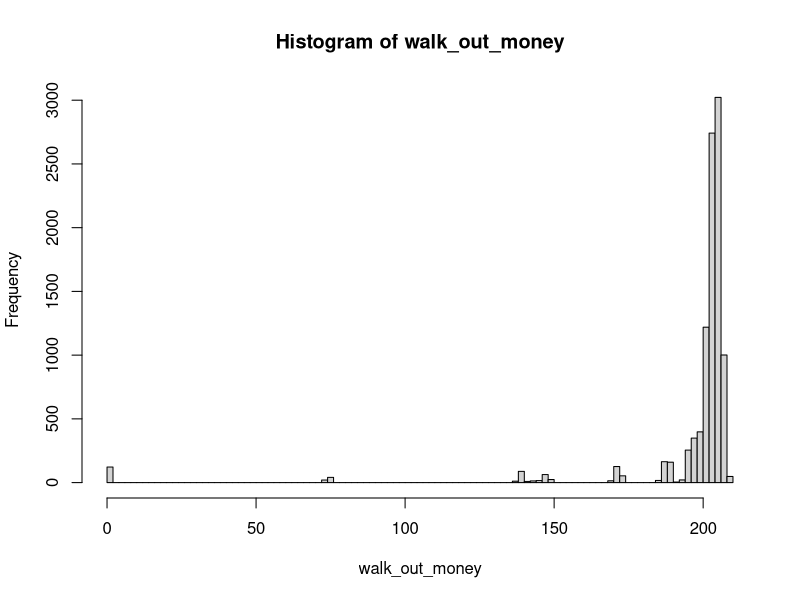

Generate this figure with R:
## ---- chunk 1
knitr::opts_chunk$set(echo=TRUE, warning=FALSE, message=FALSE)
## ---- chunk 2
#' A single play of the Martingale strategy
#'
#' Takes a state list, spins the roulette wheel, returns the state list with updated values (for example, budget, plays, etc)
#' @param state A list with the following entries: 
#'   B              number, the budget
#'   W              number, the budget threshold for successfully stopping
#'   L              number, the maximum number of plays 
#'   M              number, the casino wager limit
#'   plays          integer, the number of plays executed
#'   previous_wager number, the wager in the previous play (0 at first play)
#'   previous_win   TRUE/FALSE, indicator if the previous play was a win (TRUE at first play)
#' @return The updated state list
one_play <- function(state){
  
    # Wager
    proposed_wager <- ifelse(state$previous_win, 1, 2*state$previous_wager)
    wager <- min(proposed_wager, state$M, state$B)
    
    # Spin of the wheel
    red <- rbinom(1,1,18/38)
    
    # Update state
    state$plays <- state$plays + 1
    state$previous_wager <- wager
    if(red){
      # WIN
      state$B <- state$B + wager
      state$previous_win <- TRUE
    }else{
      # LOSE
      state$B <- state$B - wager
      state$previous_win <- FALSE
    }
  state
}


#' Stopping rule
#'
#' Takes the state list and determines if the gambler has to stop
#' @param state A list.  See one_play
#' @return TRUE/FALSE
stop_play <- function(state){
  if(state$B <= 0) return(TRUE)
  if(state$plays >= state$L) return(TRUE)
  if(state$B >= state$W) return(TRUE)
  FALSE
}


#' Play roulette to either bankruptcy, success, or play limits
#'
#' @param B number, the starting budget
#' @param W number, the budget threshold for successfully stoping
#' @param L number, the maximum number of plays 
#' @param M number, the casino wager limit
#' @return A vector of budget values calculated after each play.
one_series <- function(
    B = 200
  , W = 300
  , L = 1000
  , M = 100
){

  # initial state
  state <- list(
    B = B
  , W = W
  , L = L
  , M = M
  , plays = 0
  , previous_wager = 0
  , previous_win = TRUE
  )
  
  # vector to store budget over series of plays
  budget <- rep(NA, L)
  
  # For loop of plays
  for(i in 1:L){
    new_state <- state %>% one_play
    budget[i] <- new_state$B
    if(new_state %>% stop_play){
      return(budget[1:i])
    }
    state <- new_state
  }
  budget    
}

# helper function
get_last <- function(x) x[length(x)] 
## ---- chunk 3
library(magrittr)
walk_out_money <- rep(NA, 10000)
for(j in seq_along(walk_out_money)){
  walk_out_money[j] <- one_series(B = 200, W = 300, L = 10, M = 100) %>% get_last
}

# Walk out money distribution

hist(walk_out_money, breaks = 100)
## ---- chunk 4
mean(walk_out_money > 200)
## ---- chunk 5
mean(walk_out_money - 200)
